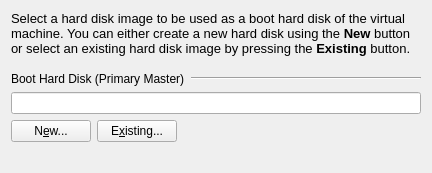
     <widget class="QWidget" name="Custom_HDD_Page">
      <layout class="QGridLayout" name="gridLayout_7">
       <item row="0" column="0">
        <widget class="QLabel" name="Label_HDD">
         <property name="text">
          <string>&lt;!DOCTYPE HTML PUBLIC &quot;-//W3C//DTD HTML 4.0//EN&quot; &quot;http://www.w3.org/TR/REC-html40/strict.dtd&quot;&gt;
&lt;html&gt;&lt;head&gt;&lt;meta name=&quot;qrichtext&quot; content=&quot;1&quot; /&gt;&lt;style type=&quot;text/css&quot;&gt;
p, li { white-space: pre-wrap; }
&lt;/style&gt;&lt;/head&gt;&lt;body style=&quot; font-family:'Nimbus Sans L'; font-size:10pt; font-weight:400; font-style:normal;&quot;&gt;
&lt;p style=&quot; margin-top:0px; margin-bottom:0px; margin-left:0px; margin-right:0px; -qt-block-indent:0; text-indent:0px;&quot;&gt;Select a hard disk image to be used as a boot hard disk of the virtual machine. You can either create a new hard disk using the &lt;span style=&quot; font-weight:600;&quot;&gt;New&lt;/span&gt; button or select an existing hard disk image by pressing the &lt;span style=&quot; font-weight:600;&quot;&gt;Existing&lt;/span&gt; button.&lt;/p&gt;&lt;/body&gt;&lt;/html&gt;</string>
         </property>
         <property name="wordWrap">
          <bool>true</bool>
         </property>
         <property name="textInteractionFlags">
          <set>Qt::TextSelectableByMouse</set>
         </property>
        </widget>
       </item>
       <item row="1" column="0">
        <spacer name="s10">
         <property name="orientation">
          <enum>Qt::Vertical</enum>
         </property>
         <property name="sizeType">
          <enum>QSizePolicy::Fixed</enum>
         </property>
         <property name="sizeHint" stdset="0">
          <size>
           <width>20</width>
           <height>10</height>
          </size>
         </property>
        </spacer>
       </item>
       <item row="2" column="0">
        <layout class="QHBoxLayout" name="horizontalLayout_4">
         <item>
          <widget class="QLabel" name="label">
           <property name="sizePolicy">
            <sizepolicy hsizetype="Maximum" vsizetype="Preferred">
             <horstretch>0</horstretch>
             <verstretch>0</verstretch>
            </sizepolicy>
           </property>
           <property name="text">
            <string>Boot Hard Disk (Primary Master)</string>
           </property>
          </widget>
         </item>
         <item>
          <widget class="Line" name="line_4">
           <property name="orientation">
            <enum>Qt::Horizontal</enum>
           </property>
          </widget>
         </item>
        </layout>
       </item>
       <item row="3" column="0">
        <layout class="QGridLayout" name="gridLayout_100">
         <item row="0" column="0" colspan="3">
          <widget class="QLineEdit" name="Edit_HDA_File_Name"/>
         </item>
         <item row="1" column="0">
          <widget class="QPushButton" name="Button_New_HDD">
           <property name="text">
            <string>N&amp;ew...</string>
           </property>
           <property name="icon">
            <iconset resource="images.qrc">
             <normaloff>:/add.png</normaloff>:/add.png</iconset>
           </property>
          </widget>
         </item>
         <item row="1" column="1">
          <widget class="QPushButton" name="Button_Existing">
           <property name="text">
            <string>E&amp;xisting...</string>
           </property>
           <property name="icon">
            <iconset resource="images.qrc">
             <normaloff>:/open-file.png</normaloff>:/open-file.png</iconset>
           </property>
          </widget>
         </item>
         <item row="1" column="2">
          <spacer name="s9">
           <property name="orientation">
            <enum>Qt::Horizontal</enum>
           </property>
           <property name="sizeHint" stdset="0">
            <size>
             <width>238</width>
             <height>20</height>
            </size>
           </property>
          </spacer>
         </item>
        </layout>
       </item>
       <item row="4" column="0">
        <spacer name="s14">
         <property name="orientation">
          <enum>Qt::Vertical</enum>
         </property>
         <property name="sizeHint" stdset="0">
          <size>
           <width>20</width>
           <height>20</height>
          </size>
         </property>
        </spacer>
       </item>
      </layout>
     </widget>
